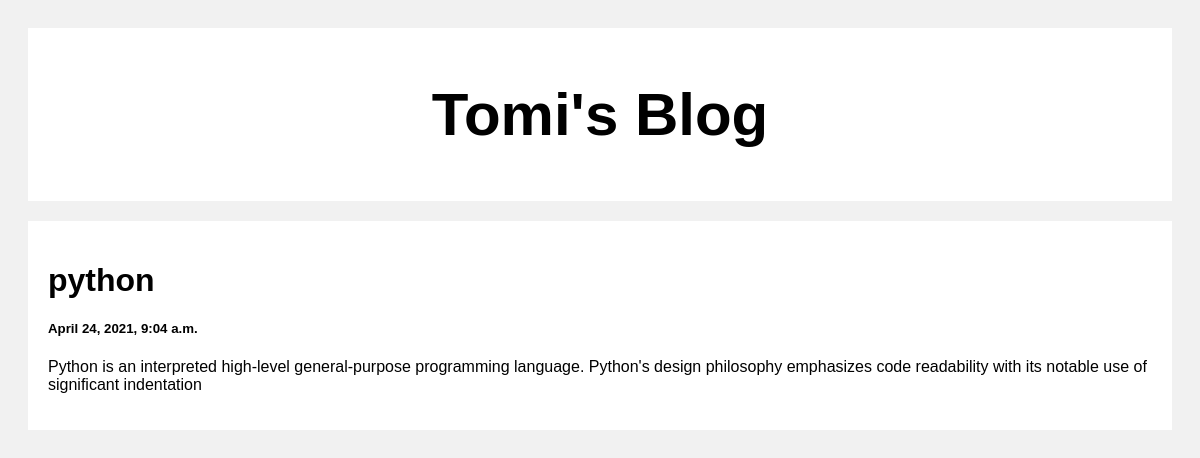
Screenshot of /post/3 with the database file from the repository.
### posts/models.py (models this page shows)
class Post(models.Model):
    title = models.CharField(max_length=100)
    body = models.CharField(max_length=1000)
    created_at = models.DateTimeField(default=datetime.now, blank=True)

### posts/views.py (the view)
def post(request, pk ):
    posts = Post.objects.get(id =pk)
    return render(request, 'post.html', {'posts': posts})

### templates/post.html (shortened to what this page needs)
<!DOCTYPE html>
<html>
<head>
</head>
<body>
<div class="header">
  <h2>Tomi's Blog</h2>
</div>
<div class="row">
  <div class="leftcolumn">
    <div class="card">
        <h1>{{posts.title}}</h1>
        <h5>{{posts.created_at}}</h5>
        <p>{{posts.body}}</p>
    </div>
  </div>
</div>
</body>
</html>

### templates/post.html (style rules this page uses)
* { box-sizing: border-box; }
body { font-family: Arial; padding: 20px; background: #f1f1f1; }
.header { padding: 2px; font-size: 40px; text-align: center; background: white; }
.leftcolumn { float: left; width: 100%; }
.card { background-color: white; padding: 20px; margin-top: 20px; }
.row:after { content: ""; display: table; clear: both; }

### rows the page displays
Post: title "python", created_at "April 24, 2021, 9:04 a.m.", body "Python is an interpreted high-level general-purpose programming language. Python's design philosophy emphasizes code readability with its notable use of significant indentation"
